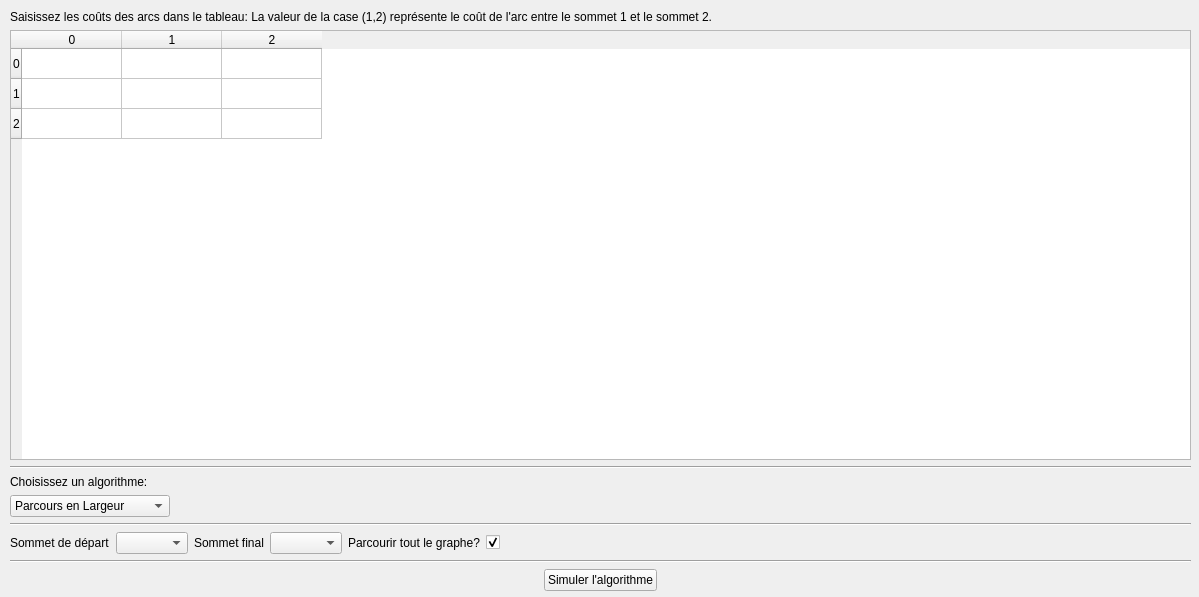
<?xml version="1.0" encoding="UTF-8"?>
<ui version="4.0">
 <class>Selection</class>
 <widget class="QWidget" name="Selection">
  <property name="geometry">
   <rect>
    <x>0</x>
    <y>0</y>
    <width>1199</width>
    <height>597</height>
   </rect>
  </property>
  <property name="windowTitle">
   <string>Simulation des algorithmes appliqués aux graphes</string>
  </property>
  <widget class="QWidget" name="verticalLayoutWidget">
   <property name="geometry">
    <rect>
     <x>10</x>
     <y>10</y>
     <width>1181</width>
     <height>581</height>
    </rect>
   </property>
   <layout class="QVBoxLayout" name="verticalLayout">
    <item>
     <widget class="QLabel" name="labelMsg">
      <property name="text">
       <string>Saisissez les coûts des arcs dans le tableau: La valeur de la case (1,2) représente le coût de l'arc entre le sommet 1 et le sommet 2.</string>
      </property>
     </widget>
    </item>
    <item>
     <widget class="QTableWidget" name="Table">
      <row>
       <property name="text">
        <string>0</string>
       </property>
      </row>
      <row>
       <property name="text">
        <string>1</string>
       </property>
      </row>
      <row>
       <property name="text">
        <string>2</string>
       </property>
      </row>
      <column>
       <property name="text">
        <string>0</string>
       </property>
      </column>
      <column>
       <property name="text">
        <string>1</string>
       </property>
      </column>
      <column>
       <property name="text">
        <string>2</string>
       </property>
      </column>
     </widget>
    </item>
    <item>
     <widget class="Line" name="line_2">
      <property name="orientation">
       <enum>Qt::Horizontal</enum>
      </property>
     </widget>
    </item>
    <item>
     <widget class="QLabel" name="labelAlgorithme">
      <property name="text">
       <string>Choisissez un algorithme:</string>
      </property>
     </widget>
    </item>
    <item>
     <layout class="QHBoxLayout" name="horizontalLayout_2">
      <item>
       <widget class="QComboBox" name="algorithmsBox">
        <item>
         <property name="text">
          <string>Parcours en Largeur</string>
         </property>
        </item>
        <item>
         <property name="text">
          <string>Parcours en Profondeur</string>
         </property>
        </item>
        <item>
         <property name="text">
          <string>Plus Court Chemin</string>
         </property>
        </item>
       </widget>
      </item>
      <item>
       <spacer name="horizontalSpacer">
        <property name="orientation">
         <enum>Qt::Horizontal</enum>
        </property>
        <property name="sizeType">
         <enum>QSizePolicy::Expanding</enum>
        </property>
        <property name="sizeHint" stdset="0">
         <size>
          <width>60</width>
          <height>20</height>
         </size>
        </property>
       </spacer>
      </item>
     </layout>
    </item>
    <item>
     <widget class="Line" name="line">
      <property name="orientation">
       <enum>Qt::Horizontal</enum>
      </property>
     </widget>
    </item>
    <item>
     <layout class="QHBoxLayout" name="horizontalLayout">
      <item>
       <widget class="QLabel" name="label_2">
        <property name="text">
         <string>Sommet de départ</string>
        </property>
       </widget>
      </item>
      <item>
       <widget class="QComboBox" name="startNodeBox"/>
      </item>
      <item>
       <widget class="QLabel" name="label">
        <property name="text">
         <string>Sommet final</string>
        </property>
       </widget>
      </item>
      <item>
       <widget class="QComboBox" name="finishNodeBox"/>
      </item>
      <item>
       <widget class="QLabel" name="label_3">
        <property name="text">
         <string>Parcourir tout le graphe?</string>
        </property>
       </widget>
      </item>
      <item>
       <widget class="QCheckBox" name="fullSearch">
        <property name="text">
         <string/>
        </property>
        <property name="checked">
         <bool>true</bool>
        </property>
       </widget>
      </item>
      <item>
       <spacer name="horizontalSpacer_2">
        <property name="orientation">
         <enum>Qt::Horizontal</enum>
        </property>
        <property name="sizeHint" stdset="0">
         <size>
          <width>40</width>
          <height>20</height>
         </size>
        </property>
       </spacer>
      </item>
     </layout>
    </item>
    <item>
     <widget class="Line" name="line_3">
      <property name="orientation">
       <enum>Qt::Horizontal</enum>
      </property>
     </widget>
    </item>
    <item>
     <layout class="QHBoxLayout" name="horizontalLayout_3">
      <item>
       <spacer name="horizontalSpacer_3">
        <property name="orientation">
         <enum>Qt::Horizontal</enum>
        </property>
        <property name="sizeHint" stdset="0">
         <size>
          <width>40</width>
          <height>20</height>
         </size>
        </property>
       </spacer>
      </item>
      <item>
       <widget class="QPushButton" name="Go">
        <property name="text">
         <string>Simuler l'algorithme</string>
        </property>
       </widget>
      </item>
      <item>
       <spacer name="horizontalSpacer_4">
        <property name="orientation">
         <enum>Qt::Horizontal</enum>
        </property>
        <property name="sizeHint" stdset="0">
         <size>
          <width>40</width>
          <height>20</height>
         </size>
        </property>
       </spacer>
      </item>
     </layout>
    </item>
   </layout>
  </widget>
 </widget>
 <resources/>
 <connections/>
</ui>
